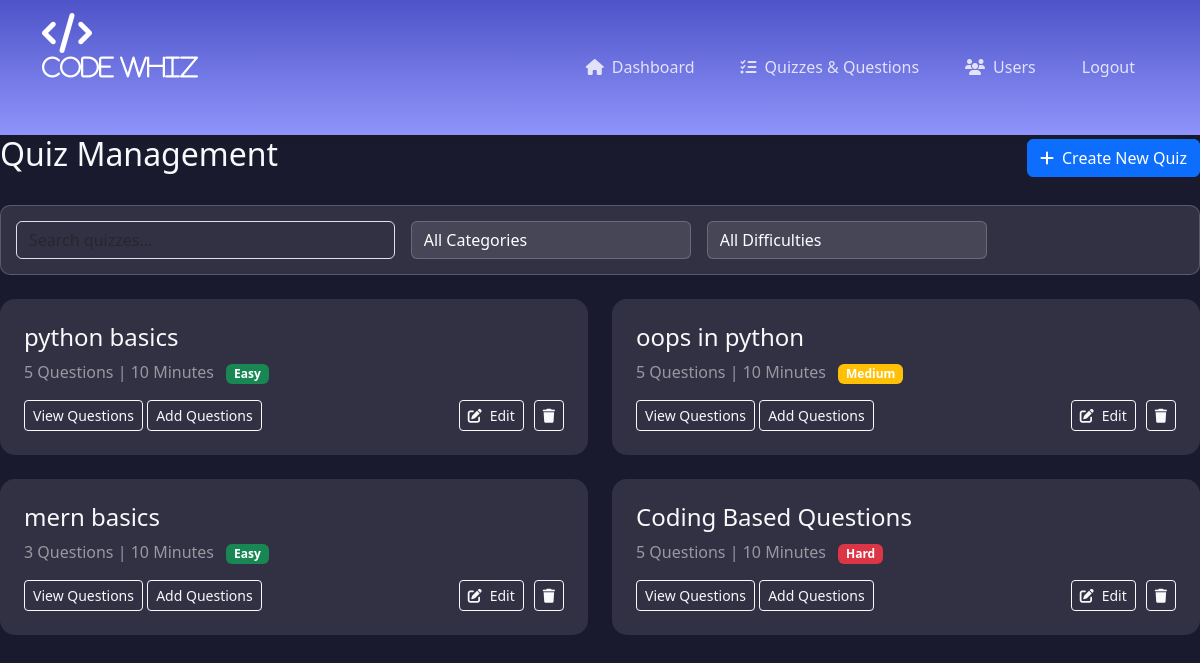
The app's page /quize (signed in) with its own data.
### cw_app/models.py (models this page shows, shortened)
class Quiz(models.Model):
    title = models.CharField(max_length=200)
    category = models.ForeignKey(Category, on_delete=models.CASCADE)
    description = models.TextField()
    time_limit = models.IntegerField()
    created_at = models.DateTimeField(auto_now_add=True)
    status = models.TextField(null=True, blank=True)
    @property
    def total_questions(self):
       return self.question_set.count()

### cw_app/views.py (the view)
# urls.py: path('quize', views.quizze, name='quize'),
def quizze(req):
    if 'admin' in req.session:
        search_query = req.GET.get('search', '')
        category_filter = req.GET.get('category', '')
        status_filter = req.GET.get('status', '')
        if category_filter.isdigit():
            category_filter = int(category_filter)
        quize = Quiz.objects.all()
        if search_query:
            quize = quize.filter(
                Q(title__icontains=search_query) |
                Q(description__icontains=search_query)
            )
        if category_filter:
            quize = quize.filter(category__id=category_filter)
        if status_filter:
            quize = quize.filter(status=status_filter)
        cate = Category.objects.all()
        difficulty_choices = [
            ('easy', 'Easy'),
            ('medium', 'Medium'),
            ('hard', 'Hard')
        ]
        context = {
            'quiz': quize,
            'categ': cate,
            'search_query': search_query,
            'selected_category': category_filter,
            'selected_status': status_filter,
            'difficulty_choices': difficulty_choices
        }
        if req.headers.get('HX-Request'):
            return render(req, 'admin/partial_quize.html', context)
        return render(req, 'admin/quize.html', context)
    else:
        return redirect(a_home)

### templates/admin/quize.html (shortened to what this page needs)
<!DOCTYPE html>
<html lang="en">
<head>
    <link href="https://cdnjs.cloudflare.com/ajax/libs/bootstrap/5.3.0/css/bootstrap.min.css" rel="stylesheet">
    <link href="https://cdnjs.cloudflare.com/ajax/libs/font-awesome/6.4.0/css/all.min.css" rel="stylesheet">
    <link href="https://cdnjs.cloudflare.com/ajax/libs/animate.css/4.1.1/animate.min.css" rel="stylesheet">
</head>
<body>
    <nav class="navbar navbar-expand-lg navbar-dark">
        <div class="container">
            <a class="navbar-brand bounce-in" href="#"><i class="fas fa-code fa-2x text-white mb-3 animate__animated animate__bounceIn"><h4 class="text-white mb-4">Code Whiz</h4></i></a>
            <div class="collapse navbar-collapse" id="navbarNav">
                <ul class="navbar-nav ms-auto">
                    <li class="nav-item">
                        <a class="nav-link " href="../"><i class="fas fa-home me-2"></i>Dashboard</a>
                    </li>
                    <li class="nav-item">
                        <a class="nav-link" href="quize"><i class="fas fa-tasks me-2"></i>Quizzes & Questions</a>
                    </li>
                    <li class="nav-item">
                        <a class="nav-link" href="view_users"><i class="fas fa-users me-2"></i>Users</a>
                    </li>
                    <li class="nav-item">
                        <a class="nav-link" href="logout">Logout</a>
                    </li>
                </ul>
            </div>
        </div>
    </nav>
    <div class="content text-light">
        <div class="d-flex justify-content-between align-items-center mb-4">
            <h2 class="animate__animated animate__fadeIn">Quiz Management</h2>
            <a href="add_quize">
                <button class="btn btn-primary animate__animated animate__fadeIn">
                    <i class="fas fa-plus me-2"></i>Create New Quiz
                </button>
            </a>
        </div>
        <div class="search-bar mb-4 animate__animated animate__fadeInUp">
            <form hx-get="{% url 'quize' %}"
                  hx-trigger="submit, change from:#category-filter"
                  hx-target="#quiz-list-container"
                  hx-push-url="true"
                  class="row g-3">
                <div class="col-md-4">
                    <input type="text"
                           name="search"
                           class="form-control bg-transparent text-light"
                           placeholder="Search quizzes..."
                           value="{{ search_query }}"
                           id="search-input">
                </div>
                <div class="col-md-3">
                    <select name="category"
                            id="category-filter"
                            class="form-select filter-dropdown">
                        <option value="">All Categories</option>
                    </select>
                </div>
                <div class="col-md-3">
                    <select name="status"
                            id="status-filter"
                            class="form-select filter-dropdown"
                            onchange="this.form.submit()">
                        <option value="">All Difficulties</option>
                    </select>
                </div>
            </form>
        </div>
        <div id="quiz-list-container">
            <div class="row g-4">
                {% for q in quiz %}
                    <div class="col-md-6 animate__animated animate__fadeInUp">
                        <div class="quiz-card p-4">
                            <div class="d-flex justify-content-between align-items-start mb-3">
                                <div>
                                    <h4>{{q.title}}</h4>
                                    <span class="text-white-50">{{q.total_questions}} Questions | {{q.time_limit}} Minutes
                                        <span class="badge {% if q.status == 'easy' %}bg-success{% elif q.status == 'medium' %}bg-warning{% else %}bg-danger{% endif %} ms-2">
                                            {{ q.status|title }}
                                        </span>
                                    </span>
                                </div>
                            </div>
                            <div class="d-flex justify-content-between align-items-center">
                                <div>
                                    <a href="qns/{{q.pk}}"><button class="btn btn-outline-light btn-sm">View Questions</button></a>
                                    <a href="{% url 'add_qns' %}"><button class="btn btn-outline-light btn-sm">Add Questions</button></a>
                                </div>
                                <div class="btn-group">
                                    <a href="edit_quize/{{q.pk}}">
                                        <button class="btn btn-outline-light btn-sm">
                                            <i class="fas fa-edit me-2"></i>Edit
                                        </button>
                                    </a>
                                    <a href="del_quize/{{q.pk}}">
                                        <button class="btn btn-outline-light btn-action btn-sm" style="margin-left: 10px;">
                                            <i class="fas fa-trash"></i>
                                        </button>
                                    </a>
                                </div>
                            </div>
                        </div>
                    </div>
                {% endfor %}
            </div>
        </div>
    </div>
</body>
</html>

### templates/admin/quize.html (style rules this page uses)
:root { --primary-color: #4e54c8; --secondary-color: #8f94fb; --dark-color: #1a1a2e; --light-color: #f0f3ff; }
body { background: var(--dark-color); min-height: 100vh; font-family: 'Segoe UI', Tahoma, Geneva, Verdana, sans-serif; }
.navbar { background: linear-gradient(180deg, var(--primary-color), var(--secondary-color)); box-shadow: 0 2px 15px rgba(0,0,0,0.1); }
.nav-link { color: white; opacity: 0.8; transition: all 0.3s ease; border-radius: 10px; margin: 5px 15px; padding: 10px 15px; }
.quiz-card { background: rgba(255, 255, 255, 0.1); border-radius: 15px; transition: all 0.3s ease; }
.search-bar { background: rgba(255, 255, 255, 0.1); border: 1px solid rgba(255, 255, 255, 0.2); border-radius: 10px; padding: 15px; }
.filter-dropdown { background: rgba(255, 255, 255, 0.1); border: 1px solid rgba(255, 255, 255, 0.2); color: white; }

### records on screen
Quiz: title "python basics", total_questions "5", time_limit "10", status "Easy"
Quiz: title "oops in python", total_questions "5", time_limit "10", status "Medium"
Quiz: title "mern basics", total_questions "3", time_limit "10", status "Easy"
Quiz: title "Coding Based Questions", total_questions "5", time_limit "10", status "Hard"
